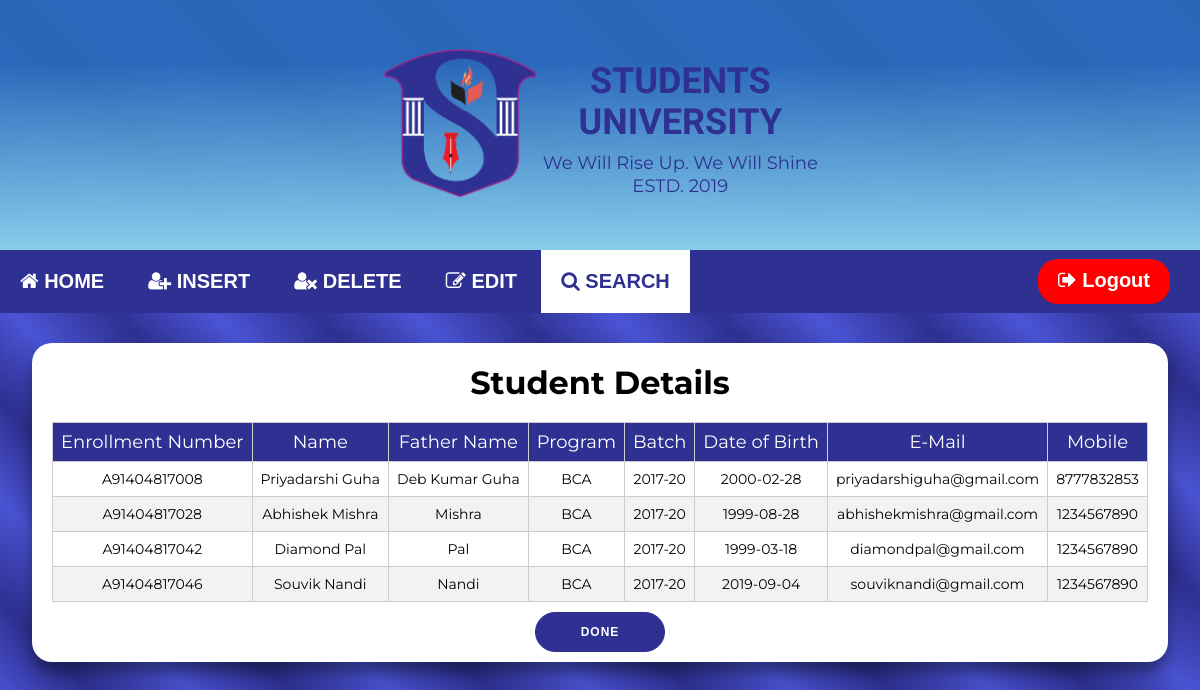
The page /view.php on the database its author committed.
### tables this page shows
CREATE TABLE `student` (
  `enroll` varchar(50) NOT NULL,
  `name` varchar(50) NOT NULL,
  `fathername` varchar(50) NOT NULL,
  `program` varchar(50) NOT NULL,
  `batch` varchar(50) NOT NULL,
  `dob` varchar(50) NOT NULL,
  `email` varchar(50) NOT NULL,
  `mobile` varchar(50) NOT NULL
);

### view.php (the view)
<?php
$mysqli = mysqli_connect("localhost", "root", "", "student_university") or die ("Connection Error");
$stu = $mysqli->query("select * from student");
  echo '
  <!DOCTYPE html>
  <html lang="en" dir="ltr">
    <head>
      <meta charset="utf-8">
      <title>Search Records | Student University</title>
      <link rel="stylesheet" href="css/show_view_style.css">
      <link rel="shortcut icon" href="images/logo.png">
      <link rel="stylesheet" href="https://cdnjs.cloudflare.com/ajax/libs/font-awesome/4.7.0/css/font-awesome.min.css">
      <style>
/* width */
::-webkit-scrollbar {
  width: 10px;
}
/* Track */
::-webkit-scrollbar-track {
  background: #f1f1f1;
}
/* Handle */
::-webkit-scrollbar-thumb {
  background: #888;
}
/* Handle on hover */
::-webkit-scrollbar-thumb:hover {
  background: #555;
}
</style>
</head>
    <body>
      <div class="head">
        <table>
          <tr>
            <td>
              <img class="logo" src="images/logo.png" alt="Student University" height="150px">
            </td>
            <td>
              <center>
          <p style="font-size:3vw; " class="name">STUDENTS</p>
          <p style="font-size:3vw; " class="name">UNIVERSITY</p>
          <p style="font-size:1.5vw; " class="slogan">We Will Rise Up. We Will Shine</p>
          <p style="font-size:1.5vw; " class="estd">ESTD. 2019</p>
        </center>
            </td>
          </tr>
        </table>
      </div>
      <div class="nav" id="mynav">
        <a class="nav_ele" href="dashboard.html"><i class="fa fa-home"></i> HOME</a>
        <a class="nav_ele" href="insert.html"><i class="fa fa-user-plus"></i> INSERT</a>
        <a class="nav_ele" href="delete.html"><i class="fa fa-user-times"></i> DELETE</a>
        <a class="nav_ele" href="edit.html"><i class="fa fa-edit"></i> EDIT</a>
        <a id="active" class="nav_ele" href="search.html"><i class="fa fa-search"></i> SEARCH</a>
        <a id="logout" class="nav_ele" href="index.html"><i class="fa fa-sign-out"></i> Logout</a>
        <a href="javascript:void(0);" class="icon" onclick="myFunction()">
    <i class="fa fa-bars"></i>
    </a>
</div>
<script>
function myFunction() {
  var x = document.getElementById("mynav");
  if (x.className === "nav") {
    x.className += " responsive";
  } else {
    x.className = "nav";
  }
}
</script>
      <div class="page">
      <div class="insert">
        <h1>Student Details</h1>';
        echo '<table id="view">';
      		echo "<tr>";
      		echo "<th>"."Enrollment Number"."</th>"."<th>"."Name"."</th>"."<th>"."Father Name"."</th>"."<th>"."Program"."</th>"."<th>"."Batch"."</th>"."<th>"."Date of Birth"."</th>"."<th>"."E-Mail"."</th>"."<th>"."Mobile"."</th>";
      		echo "</tr>";
      		while ($student=$stu->fetch_assoc()) {
      			echo "<tr>";
      			foreach ($student as $key => $value) {
      				echo "<td>".$value."</td>";
      			}
      			echo "</tr>";
      		}
      	echo '</table>
      <a href="search.html"><button>done</button</a>
      </div>
    </div>
    </body>
  </html>';
?>

### css/show_view_style.css (style rules this page uses)
body { font-family: 'Montserrat', sans-serif; height: 100vh; margin: 0; padding: 0; overflow-x: hidden; background-image: repeating-linear-gradient(45deg, rgb(46, 49, 146), rgb(75, 84, 213), rgb(46, 49, 146) 10%); }
.head { display: flex; justify-content: center; align-items: center; flex-direction: column; height: 250px; width: 100%; background-image: linear-gradient(rgba(41, 108, 187, 0.9) 25%, skyblue); }
.logo { border-radius: 20px; max-width: 100%; }
.name, .slogan, .estd { line-height: 5px; }
.name { font-size: 40px; font-family: 'Lexend Zetta', sans-serif; font-weight: bold; color: rgb(46, 49, 146); }
.slogan, .estd { color: rgb(46, 49, 146); font-family: 'Montserrat', sans-serif; font-size: 20px; }
.nav { width: 100%; background-color: rgb(46, 49, 146); margin: 0; padding: 0; position: sticky; top: 0; }
.nav_ele { display: inline-block; margin: 0; color: white; font-size: 20px; font-weight: bold; font-family: sans-serif; text-align: center; text-decoration: none; height: auto; padding: 20px; }
#active { background-color: white; color: rgb(46, 49, 146); pointer-events: none; }
#logout { float: right; background-color: red; border-radius: 20px; padding: 10px 20px 12px 20px; margin: 9px 30px; }
.page { width: 100%; padding: 30px 0; height: auto; max-width: 100%; display: flex; justify-content: center; align-items: center; flex-direction: column; }
.insert { display: flex; justify-content: center; align-items: center; flex-direction: column; background-color: white; box-shadow: 0 14px 28px rgba(0,0,0,0.25), 0 10px 10px rgba(0,0,0,0.22); border-radius: 20px; padding-bottom: 10px; height: auto; max-width: 100%; }
h1 { font-weight: bold; margin: 20px; }
button { border-radius: 20px; border: 1px solid rgb(46, 49, 146); background-color: rgb(46, 49, 146); color: #FFFFFF; font-size: 12px; font-weight: bold; padding: 12px 45px; letter-spacing: 1px; text-transform: uppercase; transition: transform 80ms ease-in; }
#view { border-collapse: collapse; margin: 0 20px 10px 20px; }
#view th { background-color: rgb(46, 49, 146); color: white; font-size: 18px; font-weight: normal; }
#view td { font-size: 14px; }
#view td, th { border: 1px solid #ccc; padding: 8px; text-align: center; }
#view tr:nth-child(odd) { background-color: #f2f2f2; }

### rows shown on the page
student: enroll "A91404817008", name "Priyadarshi Guha", fathername "Deb Kumar Guha", program "BCA", batch "2017-20", dob "2000-02-28", email "priyadarshiguha@gmail.com", mobile "8777832853"
student: enroll "A91404817028", name "Abhishek Mishra", fathername "Mishra", program "BCA", batch "2017-20", dob "1999-08-28", email "abhishekmishra@gmail.com", mobile "1234567890"
student: enroll "A91404817042", name "Diamond Pal", fathername "Pal", program "BCA", batch "2017-20", dob "1999-03-18", email "diamondpal@gmail.com", mobile "1234567890"
student: enroll "A91404817046", name "Souvik Nandi", fathername "Nandi", program "BCA", batch "2017-20", dob "2019-09-04", email "souviknandi@gmail.com", mobile "1234567890"
